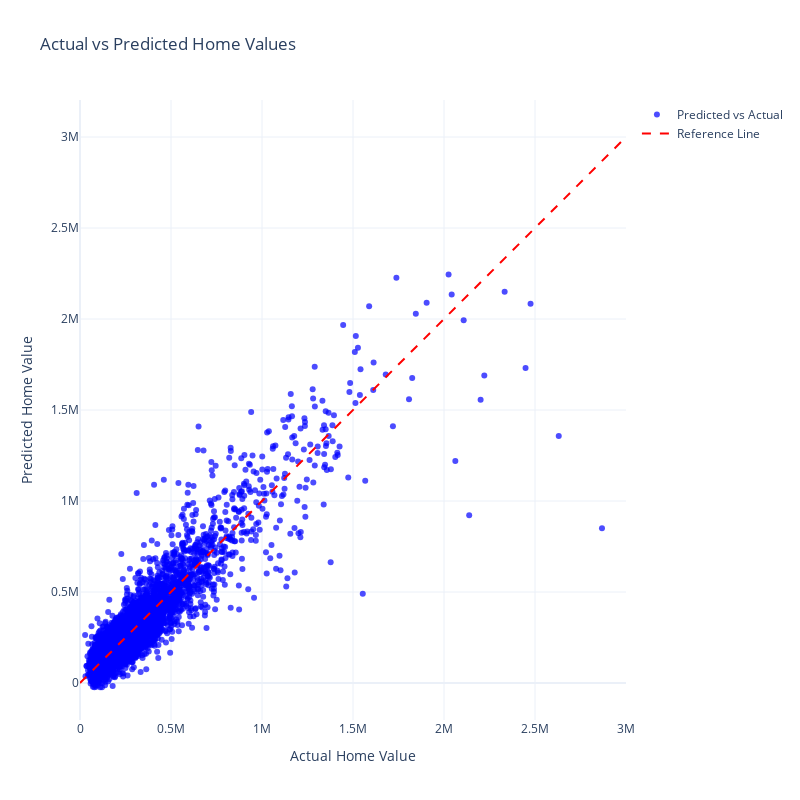

Write notebook code for a chart like this one.
### Code cell
xy_lim = (0, 3_000_000)
plot_actual_vs_predicted(
    evaluation_df,
    xlim=xy_lim,
    ylim=xy_lim,
    title="Actual vs Predicted Home Values",
    x_label="Actual Home Value",
    y_label="Predicted Home Value",
)

### Figure 1 — Plotly figure (JSON) as saved in the notebook; plotly's stock layout.template omitted (floating-point values rounded to 4 significant figures; data arrays with more than 128 entries replaced by an {"elided": "..."} marker saying what was removed)
{"data": [{"marker": {"color": "blue", "opacity": 0.7, "size": 6}, "mode": "markers", "name": "Predicted vs Actual", "type": "scatter", "x": {"elided": "4801 float values"}, "y": {"elided": "4801 float values"}}, {"line": {"color": "red", "dash": "dash"}, "mode": "lines", "name": "Reference Line", "type": "scatter", "x": [0, 3000000], "y": [0, 3000000]}], "layout": {"height": 800, "showlegend": true, "title": {"text": "Actual vs Predicted Home Values"}, "width": 800, "xaxis": {"range": [0, 3000000], "scaleanchor": "y", "title": {"text": "Actual Home Value"}}, "yaxis": {"range": [0, 3000000], "title": {"text": "Predicted Home Value"}}}}
